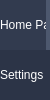
        <widget class="QFrame" name="side_bar">
         <property name="minimumSize">
          <size>
           <width>50</width>
           <height>0</height>
          </size>
         </property>
         <property name="maximumSize">
          <size>
           <width>50</width>
           <height>16777215</height>
          </size>
         </property>
         <property name="styleSheet">
          <string notr="true">QFrame {
background-color: rgb(44, 52, 71);
border: none;
}
</string>
         </property>
         <property name="frameShape">
          <enum>QFrame::NoFrame</enum>
         </property>
         <property name="frameShadow">
          <enum>QFrame::Raised</enum>
         </property>
         <layout class="QVBoxLayout" name="verticalLayout_5">
          <property name="spacing">
           <number>0</number>
          </property>
          <property name="leftMargin">
           <number>0</number>
          </property>
          <property name="topMargin">
           <number>0</number>
          </property>
          <property name="rightMargin">
           <number>0</number>
          </property>
          <property name="bottomMargin">
           <number>0</number>
          </property>
          <item alignment="Qt::AlignTop">
           <widget class="QFrame" name="top_side_buttons">
            <property name="minimumSize">
             <size>
              <width>150</width>
              <height>0</height>
             </size>
            </property>
            <property name="maximumSize">
             <size>
              <width>150</width>
              <height>16777215</height>
             </size>
            </property>
            <property name="styleSheet">
             <string notr="true">QPushButton {
border: none;
background-color: rgb(44, 52, 71);
color: rgb(255, 255, 255);
font: 75 10pt &quot;Century Gothic&quot;;
text-align:left;
}
QPushButton:hover {
background-color: rgb(86, 94, 110, 100);
}
QPushButton:pressed{
background: rgb(86, 94, 110, 150);
}
</string>
            </property>
            <property name="frameShape">
             <enum>QFrame::NoFrame</enum>
            </property>
            <property name="frameShadow">
             <enum>QFrame::Raised</enum>
            </property>
            <layout class="QVBoxLayout" name="verticalLayout_6">
             <property name="spacing">
              <number>0</number>
             </property>
             <property name="leftMargin">
              <number>0</number>
             </property>
             <property name="topMargin">
              <number>0</number>
             </property>
             <property name="rightMargin">
              <number>0</number>
             </property>
             <property name="bottomMargin">
              <number>0</number>
             </property>
             <item>
              <widget class="QPushButton" name="home_button">
               <property name="minimumSize">
                <size>
                 <width>50</width>
                 <height>50</height>
                </size>
               </property>
               <property name="maximumSize">
                <size>
                 <width>50</width>
                 <height>50</height>
                </size>
               </property>
               <property name="styleSheet">
                <string notr="true">QPushButton {
background:rgba(77, 88, 110, 50);
border-right: 4px solid rgb(77, 88, 110);   
}
QPushButton:hover {
background: rgba(86, 94, 110, 100);
} 
QPushButton:pressed{
background: rgb(86, 94, 110, 150);
}
</string>
               </property>
               <property name="text">
                <string>Home Page</string>
               </property>
               <property name="icon">
                <iconset resource="source.qrc">
                 <normaloff>:/icons/images/home.png</normaloff>:/icons/images/home.png</iconset>
               </property>
               <property name="iconSize">
                <size>
                 <width>50</width>
                 <height>50</height>
                </size>
               </property>
              </widget>
             </item>
             <item>
              <widget class="QPushButton" name="settings_button">
               <property name="minimumSize">
                <size>
                 <width>50</width>
                 <height>50</height>
                </size>
               </property>
               <property name="maximumSize">
                <size>
                 <width>50</width>
                 <height>50</height>
                </size>
               </property>
               <property name="text">
                <string>Settings</string>
               </property>
               <property name="icon">
                <iconset resource="source.qrc">
                 <normaloff>:/icons/images/settings1.png</normaloff>:/icons/images/settings1.png</iconset>
               </property>
               <property name="iconSize">
                <size>
                 <width>50</width>
                 <height>50</height>
                </size>
               </property>
              </widget>
             </item>
            </layout>
           </widget>
          </item>
         </layout>
        </widget>
